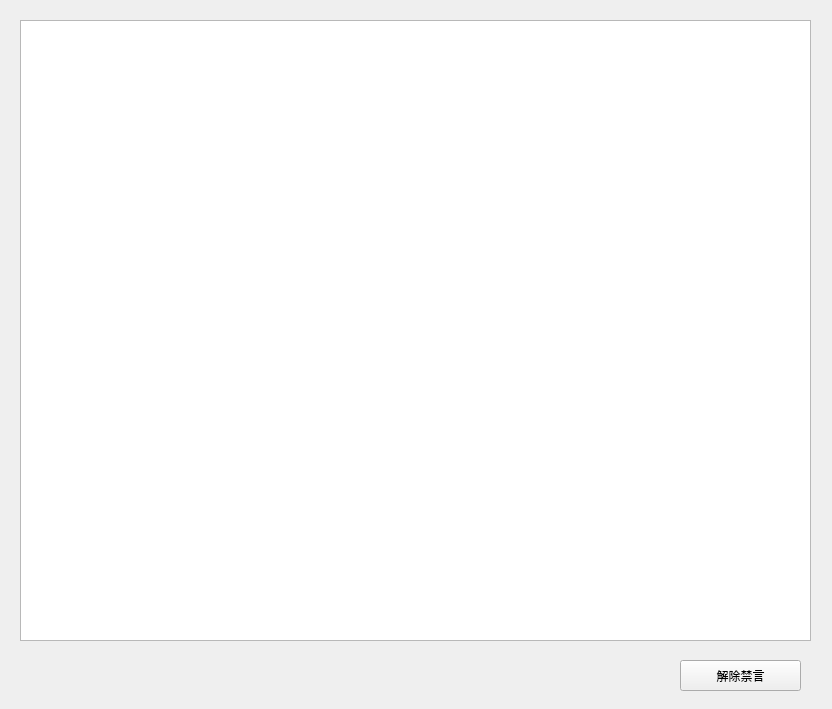
<?xml version="1.0" encoding="UTF-8"?>
<ui version="4.0">
 <class>Delete_from_bl</class>
 <widget class="QDialog" name="Delete_from_bl">
  <property name="geometry">
   <rect>
    <x>0</x>
    <y>0</y>
    <width>832</width>
    <height>709</height>
   </rect>
  </property>
  <property name="windowTitle">
   <string>解禁</string>
  </property>
  <widget class="QPushButton" name="Dfb_button">
   <property name="geometry">
    <rect>
     <x>680</x>
     <y>660</y>
     <width>121</width>
     <height>31</height>
    </rect>
   </property>
   <property name="text">
    <string>解除禁言</string>
   </property>
   <property name="autoDefault">
    <bool>false</bool>
   </property>
  </widget>
  <widget class="QTreeWidget" name="Dfb_treeWidget">
   <property name="geometry">
    <rect>
     <x>20</x>
     <y>20</y>
     <width>791</width>
     <height>621</height>
    </rect>
   </property>
   <property name="font">
    <font>
     <family>Arial</family>
     <pointsize>12</pointsize>
    </font>
   </property>
   <property name="frameShape">
    <enum>QFrame::StyledPanel</enum>
   </property>
   <property name="frameShadow">
    <enum>QFrame::Sunken</enum>
   </property>
   <property name="editTriggers">
    <set>QAbstractItemView::DoubleClicked|QAbstractItemView::EditKeyPressed</set>
   </property>
   <property name="allColumnsShowFocus">
    <bool>false</bool>
   </property>
   <property name="headerHidden">
    <bool>false</bool>
   </property>
   <property name="columnCount">
    <number>0</number>
   </property>
   <attribute name="headerVisible">
    <bool>true</bool>
   </attribute>
   <attribute name="headerDefaultSectionSize">
    <number>550</number>
   </attribute>
   <attribute name="headerHighlightSections">
    <bool>false</bool>
   </attribute>
   <attribute name="headerShowSortIndicator" stdset="0">
    <bool>false</bool>
   </attribute>
  </widget>
 </widget>
 <resources/>
 <connections/>
</ui>
